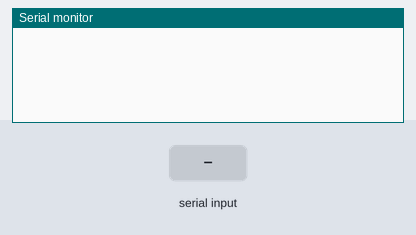
The sketch below on a simulated Arduino Uno, built with avr-gcc and run on an emulated ATmega328P. Parts: the last lines printed to the serial monitor. Inputs (shaded band) come from the test bench.

Above: at 1.2 s.
1.3 s: "90,45\n" received over Serial
At 1.7 s:
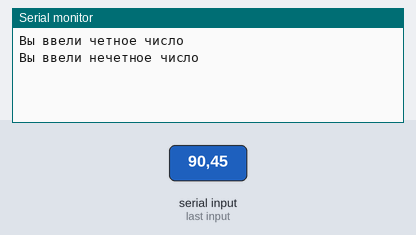
At 2.9 s:
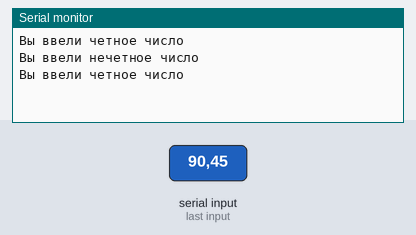

The sketch:

Chetnoe_Nechotnoe.ino
```cpp
void setup() {
  Serial.begin(9600);
}
void loop() {
  if(Serial.available()){
  int c= Serial.parseInt();
  int a= c%2;
  if(a==1)
    Serial.println("Вы ввели нечетное число");
  if(a==0)
    Serial.println("Вы ввели четное число");

}}
```

Measured:
- after the input at 1.3 s, the serial monitor: prints a new line at once (image 1)
